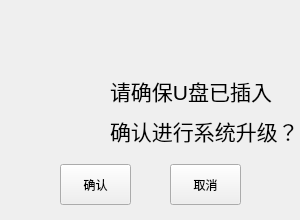
  <widget class="QWidget" name="widget_warn_update" native="true">
   <property name="geometry">
    <rect>
     <x>380</x>
     <y>170</y>
     <width>300</width>
     <height>220</height>
    </rect>
   </property>
   <property name="styleSheet">
    <string notr="true">#widget_warn_update
{
	background-image: url(:/picture/warnbackground.png);
}</string>
   </property>
   <widget class="QToolButton" name="toolButton_warn_update_enter">
    <property name="geometry">
     <rect>
      <x>60</x>
      <y>164</y>
      <width>71</width>
      <height>41</height>
     </rect>
    </property>
    <property name="text">
     <string>确认</string>
    </property>
   </widget>
   <widget class="QLabel" name="label_44">
    <property name="geometry">
     <rect>
      <x>20</x>
      <y>70</y>
      <width>81</width>
      <height>81</height>
     </rect>
    </property>
    <property name="styleSheet">
     <string notr="true">border-image: url(:/picture/jinggao.png);</string>
    </property>
    <property name="text">
     <string/>
    </property>
   </widget>
   <widget class="QLabel" name="label_46">
    <property name="geometry">
     <rect>
      <x>110</x>
      <y>70</y>
      <width>191</width>
      <height>41</height>
     </rect>
    </property>
    <property name="font">
     <font>
      <pointsize>16</pointsize>
     </font>
    </property>
    <property name="text">
     <string>请确保U盘已插入</string>
    </property>
   </widget>
   <widget class="QToolButton" name="toolButton_warn_update_cancl">
    <property name="geometry">
     <rect>
      <x>170</x>
      <y>164</y>
      <width>71</width>
      <height>41</height>
     </rect>
    </property>
    <property name="text">
     <string>取消</string>
    </property>
   </widget>
   <widget class="QLabel" name="label_47">
    <property name="geometry">
     <rect>
      <x>110</x>
      <y>110</y>
      <width>191</width>
      <height>41</height>
     </rect>
    </property>
    <property name="font">
     <font>
      <pointsize>16</pointsize>
     </font>
    </property>
    <property name="text">
     <string>确认进行系统升级？</string>
    </property>
   </widget>
  </widget>
